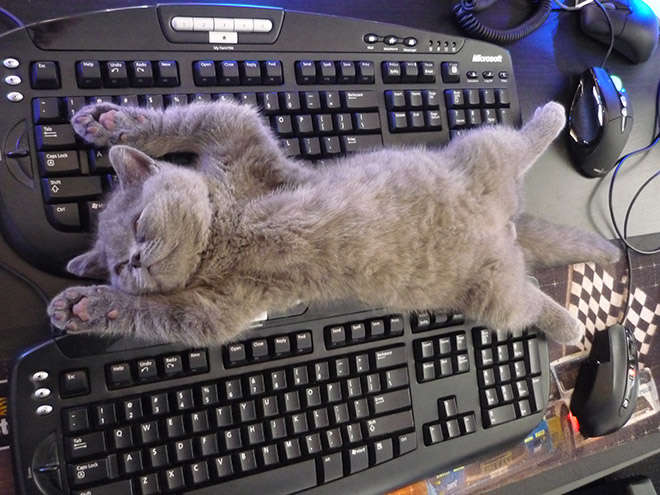
%> input picture SR YCbCr/cat_sleep_pc.jpg, 660 x 495 px
$ octave Test_color_space.m   (GNU Octave 9; MATLAB toolbox functions it lacks are replaced by stand-ins)
%> lines starting %> are read from the running program, lines starting %| are printed output that depends on the picture
im = im2single(imread('cat_sleep_pc.jpg'));
max(im(:))
%> ans = 1
min(im(:))
%> ans = 0
figure; imshow(im)

im_YCBCR = rgb2ycbcr(im);
%> im_YCBCR: size 495x660x3 single; mean of channels 1, 2, 3 0.376, 0.506, 0.514
max(im_YCBCR(:))
%> ans = 0.922
min(im_YCBCR(:))
%> ans = 0.0627

figure; imshow(cat(2, im_YCBCR(:,:,1), im_YCBCR(:,:,2), im_YCBCR(:,:,3) ))
%> after `imshow(cat(2, im_YCBCR(:,:,1), im_YCBCR(:,:,2), im_YCBCR(:,:,3) ))`:
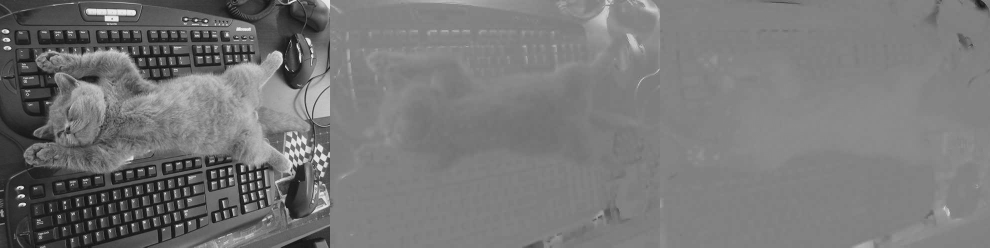
%> displayed picture: size 495x1980, on the screen's scale of 0 to 255 (shown at 1/2 size); min 16, max 235, mean 118.7

im_RGB = ycbcr2rgb(im_YCBCR)

err = sum(reshape(abs(im_RGB- im), [],1));
%> err = 0.0395
